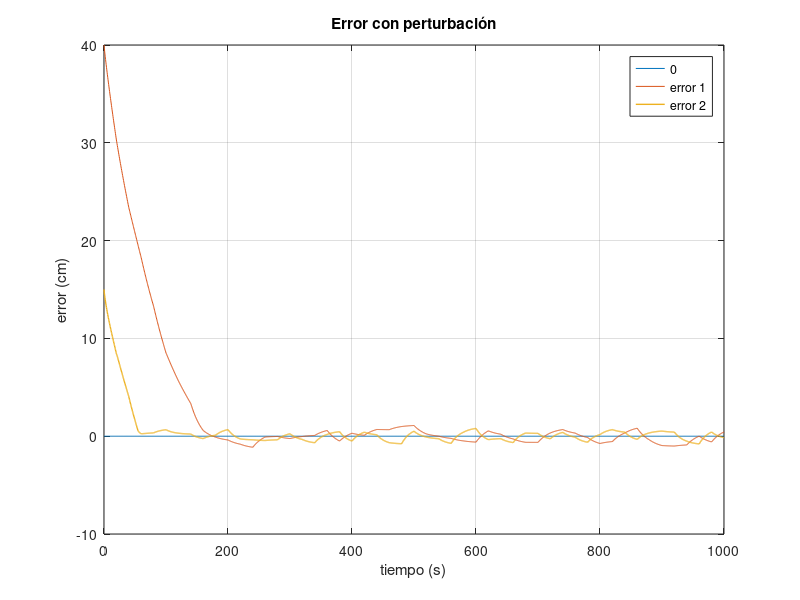

Reproduce this figure in MATLAB.

clear all;

load("error.mat");
resized = [680, 458, 280, 210];

figure(1)
plot(error(1,:), zeros(size(error(1,:))), error(1,:), error(2,:)*100, error(1,:), error(3,:)*100, 'linewidth', 1);
grid on;
xlabel('tiempo (s)');
ylabel('error (cm)');
legend('0', 'error 1', 'error 2');
title('Error con perturbación');
set(gcf, 'Position', resized);
